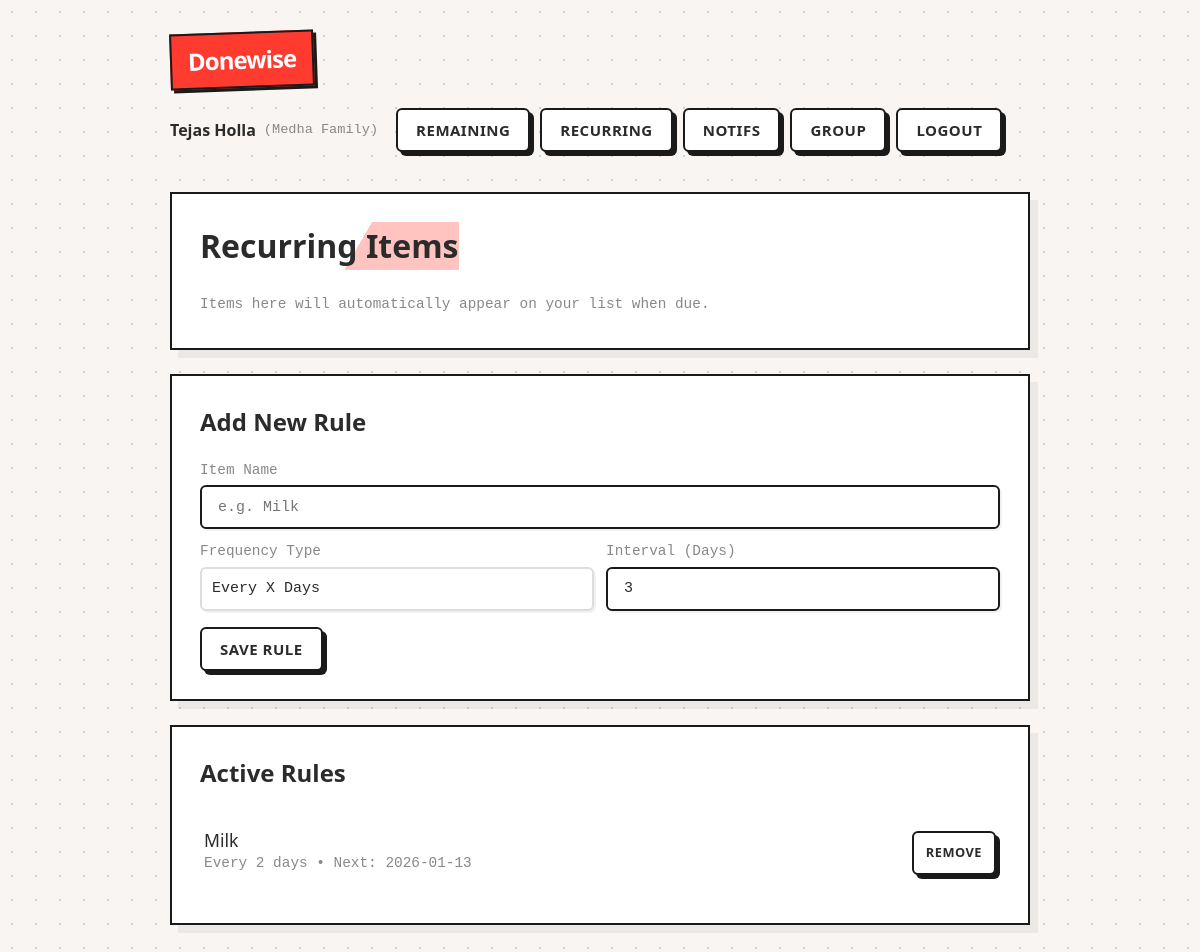
The page /recurring.php (signed in) on the database as committed earlier.
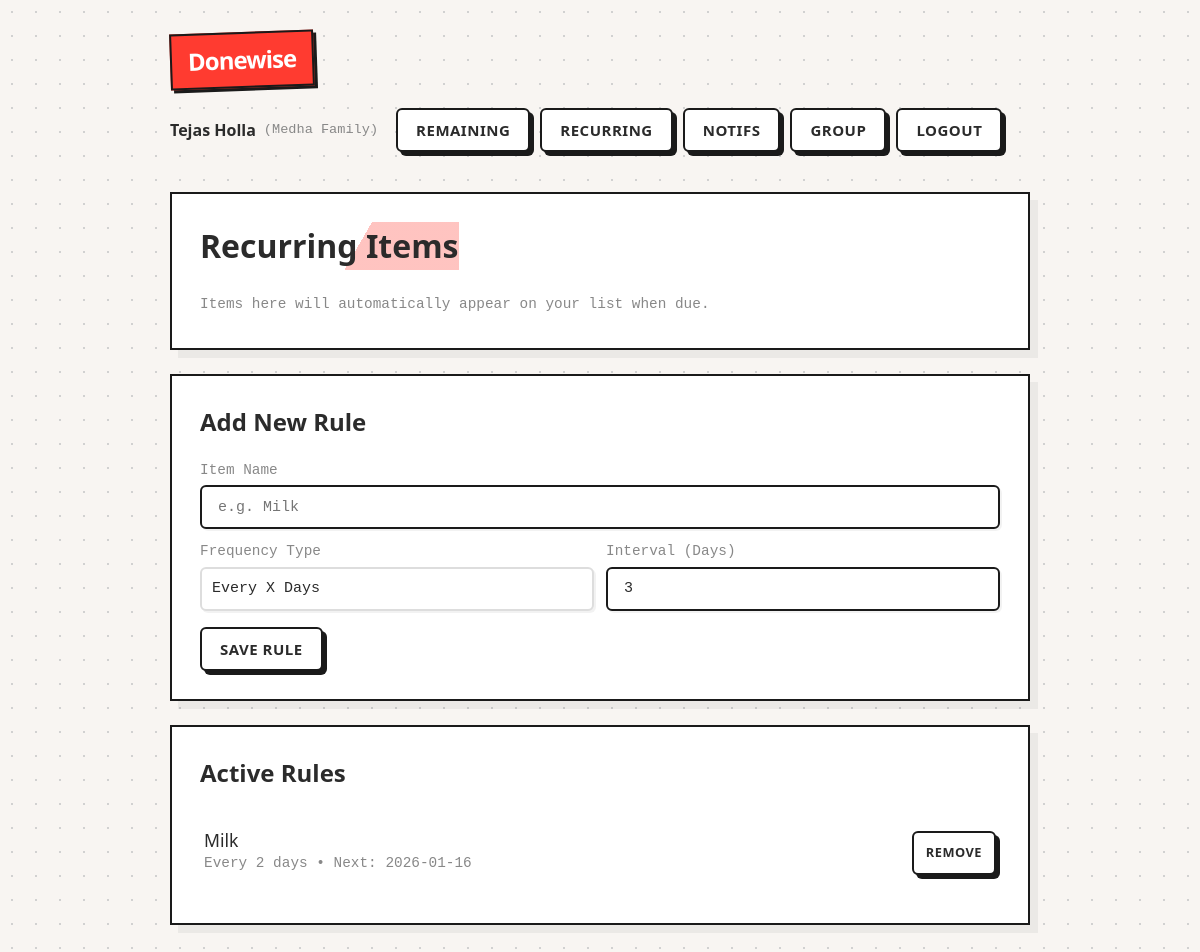
The same page on the database as committed later.
### tables this page shows
CREATE TABLE recurring_tasks (
  id INTEGER PRIMARY KEY AUTOINCREMENT,
  group_id INTEGER NOT NULL,
  text TEXT NOT NULL,
  frequency_type TEXT NOT NULL, -- 'days' or 'weekly'
  interval_val INTEGER NULL,    -- e.g. 3 (for every 3 days)
  day_of_week INTEGER NULL,     -- 0=Sun, 1=Mon... 6=Sat
  next_date TEXT NOT NULL,      -- YYYY-MM-DD
  created_at TEXT NOT NULL DEFAULT (datetime('now')),
  FOREIGN KEY (group_id) REFERENCES groups(id) ON DELETE CASCADE
);

### recurring.php (the view, shortened to what this page needs)
<?php
require_once __DIR__ . '/app/layout.php';
$user = require_login();
$pdo = db();
$rows = $pdo->prepare("SELECT * FROM recurring_tasks WHERE group_id=? ORDER BY text ASC");
$rows->execute([$user['group_id']]);
$list = $rows->fetchAll();
?>
<div class="card">
    <h1>Recurring Items</h1>
    <div class="muted">Items here will automatically appear on your list when due.</div>
</div>
<div class="card">
    <h2>Add New Rule</h2>
    <form method="post">
        <div style="margin-bottom:12px">
            <div class="muted">Item Name</div>
            <input name="text" placeholder="e.g. Milk" required />
        </div>
        <div class="row" style="align-items: flex-start">
            <div style="flex:1">
                <div class="muted">Frequency Type</div>
                <select id="freqType" name="type" onchange="toggleFreq()" style="width:100%; padding:10px; border:2px solid #ddd; border-radius:6px; background:white;">
                    <option value="days">Every X Days</option>
                </select>
            </div>
            <div style="flex:1" id="blockDays">
                <div class="muted">Interval (Days)</div>
                <input type="number" name="interval_val" value="3" min="1" />
            </div>
        </div>
        <button class="btn" type="submit" style="margin-top:16px">Save Rule</button>
    </form>
</div>
<div class="card">
    <h2>Active Rules</h2>
    <?php foreach($list as $r): ?>
        <div class="task">
            <div>
                <div class="text"><?php echo h($r['text']); ?></div>
                <div class="muted">
                    <?php
                    if($r['frequency_type'] === 'days') echo "Every " . $r['interval_val'] . " days";
                    else {
                        $d = ['Sun','Mon','Tue','Wed','Thu','Fri','Sat'];
                        echo "Every " . $d[$r['day_of_week']];
                    }
                    ?>
                    • Next: <?php echo h($r['next_date']); ?>
                </div>
            </div>
            <form method="post">
                <button class="btn" style="padding:6px 12px; font-size:0.8rem">Remove</button>
            </form>
        </div>
    <?php endforeach; ?>
</div>

Rows that differ between the two databases and show on the page:
changed recurring_tasks "Milk": next_date "2026-01-13" → "2026-01-16"
